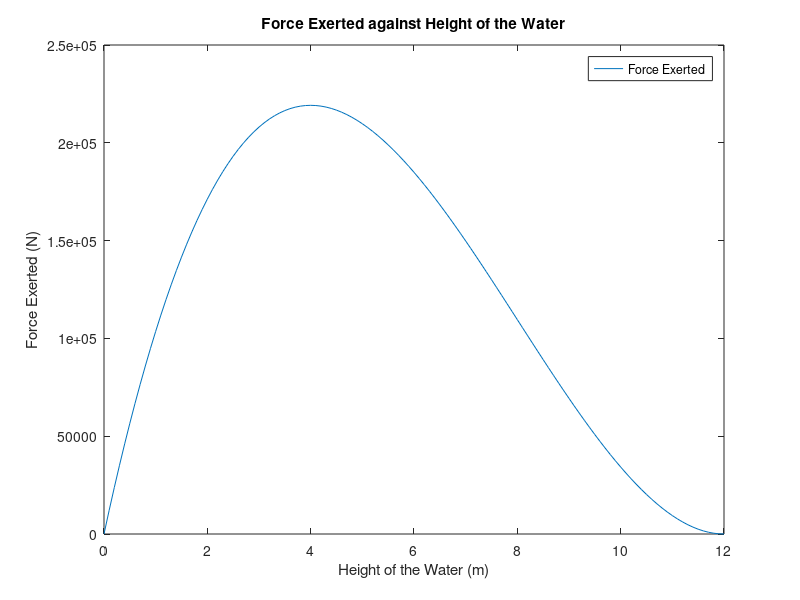

Reproduce this figure in MATLAB. (Note: this script raises an error after producing the figure.)
% Harry Choi 32464223
% 13-May-2021
% Lab 9 Task 5
clc; clear; close all;

%defining variables
g=9.81;
p=1000;
ht=12;
rt=2;
domh=0:0.1:ht;

%this was a divide for some reason
r = @(h) (rt/ht)*(ht-h);
F = @(h) g*p*pi*r(h).^2;
hF = @(h) h.*F(h);

% plot
plot(domh,hF(domh))
title('Force Exerted against Height of the Water')
xlabel('Height of the Water (m)')
ylabel('Force Exerted (N)')
legend('Force Exerted','Location','best')

% total work required to pump the water
Wint = integral(hF,0,ht);
fprintf('Total work required to pump the water\n           W_int: %.0fkJ\n',Wint/10^3)

% find min number of points of Simp13 accurate to 0.01%
n=3;
while true
    Wsim = comp_simp13(hF,0,ht,n);
    e = abs((Wint-Wsim)/Wint)*100;
    if e <= 0.01
        break
    end
    n = n+2;
end

% comment on error
fprintf('\nFinding total work required to pump the water\n    using composite Simpson''s 1/3 rule to error <= 0.01%%\n')
fprintf('           W_sim: %.0f\nNumber of points: %g\n           Error: %f\n',Wsim/10^3,n,e)
fprintf('\nThe error achieved was impercievable within MATLAB.\nThis was not expected as the composite Simpson''s Rule\n is meant to be just an estimate of the integral,\n especially using only 3 points.')